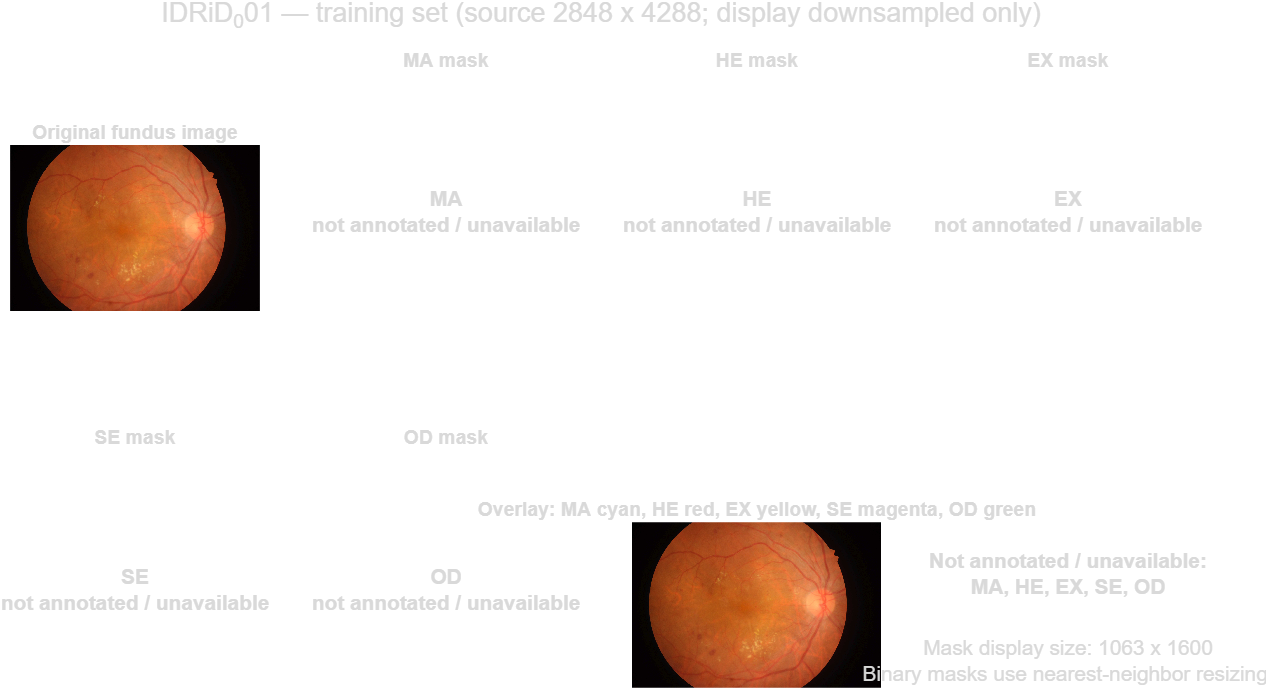
%> input picture test_vis_01.png, 1268 x 690 px
$ octave --eval "result = preprocessFundusForClassifier(imread('../../test_vis_01.png'));"   (GNU Octave 9; MATLAB toolbox functions it lacks are replaced by stand-ins)
%> lines starting %> are read from the running program, lines starting %| are printed output that depends on the picture
%> in toUint8, Iu8 is the input picture: size 690x1268x3 uint8; mean R, G, B 241.9, 235.5, 232.3
%> in preprocessFundusForClassifier, `Iu8 = imresize(Iu8,targetSize(1:2),'bilinear');`:
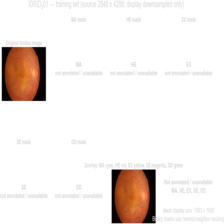
%> Iu8: size 224x224x3 uint8; mean R, G, B 241.9, 235.5, 232.3
### src/quality/enhanceImageV2.m
function J = enhanceImageV2(I, opts)
arguments
    I {mustBeNumeric}
    opts.ClipLimit (1,1) double = 0.01
end

I = im2uint8(I);

if ndims(I) == 2
    I = cat(3,I,I,I);
end

lab = rgb2lab(I);
%> lab: size 224x224x3 double; mean of channels 1, 2, 3 93.3, 2.4, 2.9
L = lab(:,:,1) / 100;
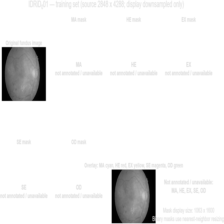
%> L: size 224x224 double; min 0.00391, max 1, mean 0.933

% Local contrast enhancement only — preserve retinal structures.
%> the run ends on the next line
L = adapthisteq(L, 'ClipLimit', opts.ClipLimit, ...
    'NumTiles', [8 8]);

lab(:,:,1) = 100 * L;
J = lab2rgb(lab, 'OutputType', 'uint8');
end

### src/quality/preprocessFundusForClassifier.m
function J = preprocessFundusForClassifier(I, inputSizeOrNetwork)
%PREPROCESSFUNDUSFORCLASSIFIER Prepare one grayscale/RGB fundus image for classification.
% Accepted inputs are M-by-N grayscale or M-by-N-by-3 RGB uint8/single/double.
% Floating point inputs must be finite and in [0,1] (normalized) or [0,255]
% (intensity scale); other values are rejected rather than silently assumed.
% The existing enhancement policy is applied once, then the image is resized.
% Output is a deterministic targetHeight-by-targetWidth-by-3 RGB uint8 image.

if nargin < 2 || isempty(inputSizeOrNetwork)
    inputSizeOrNetwork = [224 224 3];
end

validateImage(I);
Iu8 = toUint8(I);
if ndims(Iu8) == 2
    Iu8 = repmat(Iu8,1,1,3);
end

targetSize = resolveInputSize(inputSizeOrNetwork);

Iu8 = imresize(Iu8,targetSize(1:2),'bilinear');

J = enhanceImageV2(Iu8); % V2 enhancement: preserve fine retinal structures.
% [2 lines not run here, left out]
function validateImage(I)
if ~(isnumeric(I) && (isa(I,'uint8') || isa(I,'single') || isa(I,'double')))
    error('DrishtiMitra:PreprocessType', ...
        'Input must be a uint8, single, or double numeric image.');
end
if ndims(I) ~= 2 && ~(ndims(I) == 3 && size(I,3) == 3)
    error('DrishtiMitra:PreprocessDimensions', ...
        'Input must be M-by-N grayscale or M-by-N-by-3 RGB; received size %s.',mat2str(size(I)));
end
end

function Iu8 = toUint8(I)
if isa(I,'uint8')
    Iu8 = I;
    return
end
if any(~isfinite(I),'all')
    error('DrishtiMitra:PreprocessFiniteValues', ...
        'Floating-point input must contain only finite values.');
end
minimum = min(I,[],'all');
maximum = max(I,[],'all');
if minimum >= 0 && maximum <= 1
    Iu8 = im2uint8(I);
elseif minimum >= 0 && maximum <= 255
    Iu8 = uint8(round(I));
else
    error('DrishtiMitra:PreprocessFloatRange', ...
        'Floating-point input must be entirely in [0,1] or [0,255]; observed range [%g, %g].',minimum,maximum);
end
end

function targetSize = resolveInputSize(inputSizeOrNetwork)
if isnumeric(inputSizeOrNetwork)
    targetSize = inputSizeOrNetwork;
else
    try
        targetSize = inputSizeOrNetwork.Layers(1).InputSize;
    catch
        error('DrishtiMitra:PreprocessInputSize', ...
            'Supply an input-size vector or a network whose first layer has InputSize.');
    end
end
if ~(isnumeric(targetSize) && numel(targetSize) >= 3 && all(targetSize(1:2) > 0) && targetSize(3) == 3)
    error('DrishtiMitra:PreprocessInputSize', ...
        'Classifier input size must specify positive height/width and exactly 3 channels.');
end
targetSize = double(targetSize(1:3));
end
